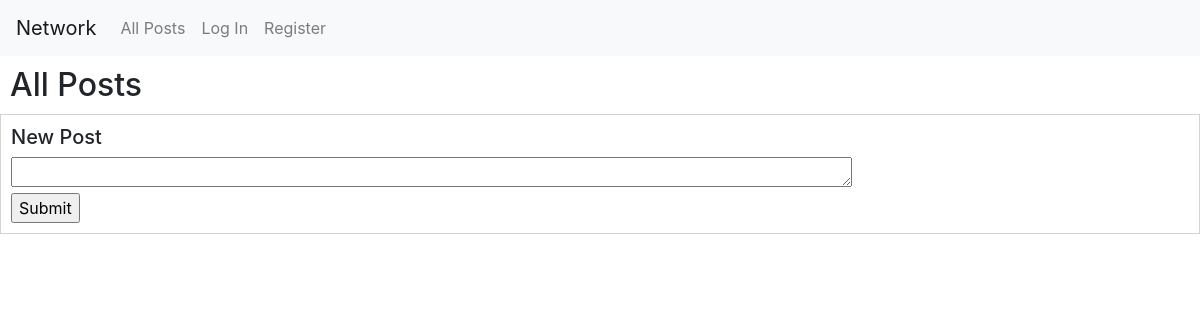
The app's page /, older data.
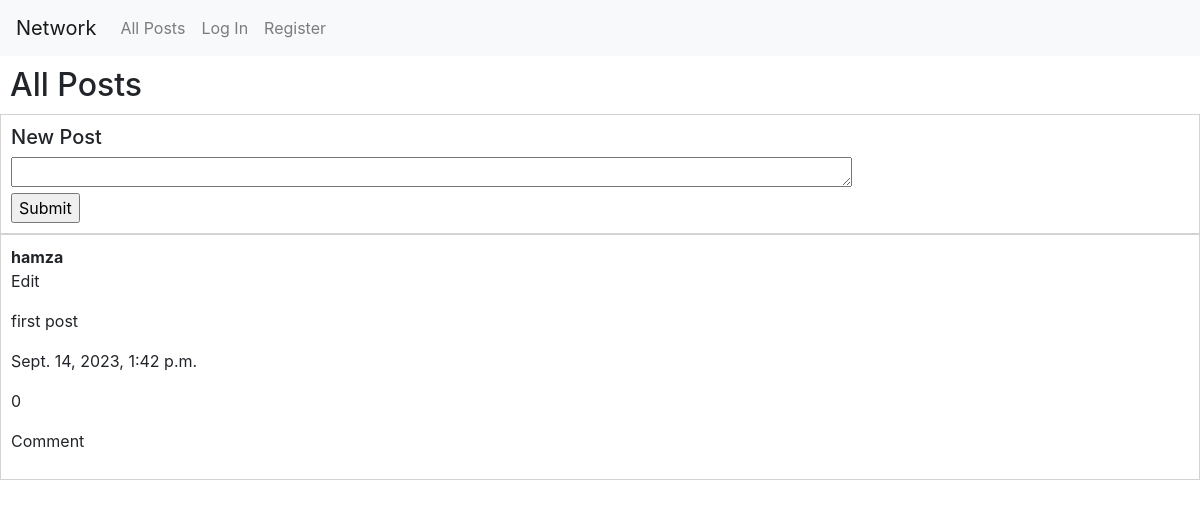
The same page, newer data.
### network/models.py (models this page shows)
class Post(models.Model):
    text = models.TextField()
    user = models.ForeignKey(User, on_delete=models.CASCADE, related_name="posts")
    timestamp = models.DateTimeField(auto_now_add=True)

class User(AbstractUser):
    followers = models.ManyToManyField('self')
    following = models.ManyToManyField('self')

### network/views.py (the view)
# urls.py: path("", views.index, name="index"),
def index(request):
    if request.method == "POST":
        post_text = request.POST['text']
        p = Post(user = request.user, text = post_text)
        p.save()
    posts = Post.objects.all()
    return render(request, "network/index.html", {
        "posts": posts
    })

### network/templates/network/index.html (shortened to what this page needs)
{% extends "network/layout.html" %}
{% block body %}
    <h2 class="heading">All Posts</h2>
    <div class="new_post">
        <h5>New Post</h5>
        <form action="{% url 'index' %}" method="post">
            <textarea name="text" cols="80" rows="1"></textarea>
            <br>
            <input type="submit" />
        </form>
    </div>
    <div class="posts">
        {% for post in posts %}
        <div class="post">
            <div class="post__username">
                <strong>{{ post.user.username }}</strong>
            </div>
            <div class="post__details">
                <p>Edit</p>
                <p>{{ post.text }}</p>
                <p>{{ post.timestamp }}</p>
                <p>{{ post.likes.count }}</p>
                <p>Comment</p>
            </div>
        </div>
        {% endfor %}
    </div>
{% endblock %}

### network/templates/network/layout.html (shortened to what this page needs)
{% load static %}
<!DOCTYPE html>
<html lang="en">
    <head>
        <link rel="stylesheet" href="https://stackpath.bootstrapcdn.com/bootstrap/4.4.1/css/bootstrap.min.css">
        <link href="{% static 'network/styles.css' %}" rel="stylesheet">
    </head>
    <body>
        <nav class="navbar navbar-expand-lg navbar-light bg-light">
            <a class="navbar-brand" href="#">Network</a>
            <div>
              <ul class="navbar-nav mr-auto">
                <li class="nav-item">
                  <a class="nav-link" href="{% url 'index' %}">All Posts</a>
                </li>
                {% if user.is_authenticated %}
                    <li class="nav-item">
                        <a class="nav-link" href="#">Following</a>
                    </li>
                    <li class="nav-item">
                        <a class="nav-link" href="{% url 'logout' %}">Log Out</a>
                    </li>
                {% else %}
                    <li class="nav-item">
                        <a class="nav-link" href="{% url 'login' %}">Log In</a>
                    </li>
                    <li class="nav-item">
                        <a class="nav-link" href="{% url 'register' %}">Register</a>
                    </li>
                {% endif %}
              </ul>
            </div>
          </nav>
        <div class="body">
            {% block body %}
            {% endblock %}
        </div>
    </body>
</html>

### network/static/network/styles.css (style rules this page uses)
.heading { margin: 10px; }
.post { border: 1px solid lightgray; padding: 10px; display: flex; flex-direction: column; justify-content: space-between; }
.new_post { border: 1px solid lightgray; padding: 10px; }

Row changes from the older to the newer data that the page shows:
added Post: user.username "hamza", text "first post", timestamp "Sept. 14, 2023, 1:42 p.m.", likes.count "0"
